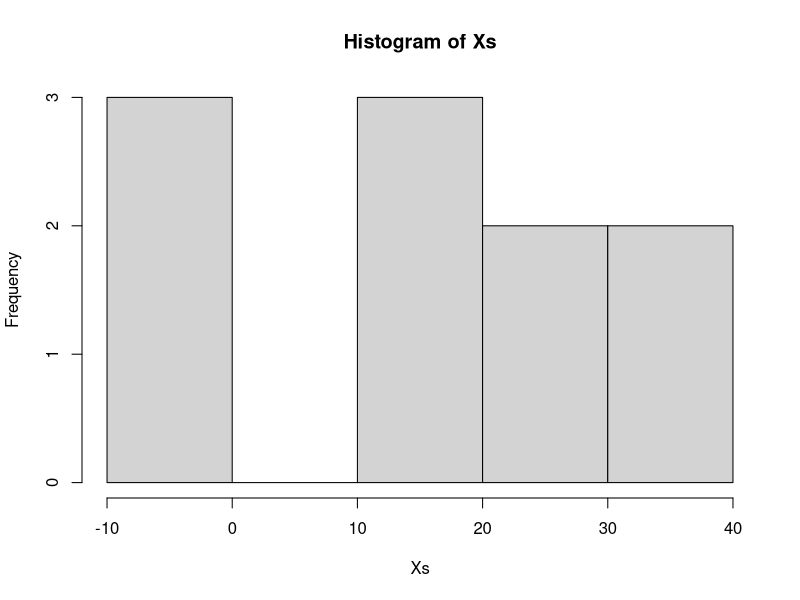

R code for this plot:
##########################
# TRUE AND OBSERVED SCORES
##########################
# author: Giorgio Arcara
# ver: 13/10/2023

#################
# DESCRIPTION
###################
# this is a short script to simulate some properties of True and Observed scores
# under assumptions of classical test theory


# X = observed score
# T = True score
# E = error

# E = N(0, sd) # error is distributed "by definition" as a normal variable with 0 mean and a given standard deviation sd

##########################
## simulation paramters
#########################
T = 20 # true score
E.sd = 10 # Error  (sd)
n.obs = 10 # number of observations

# data simulation
Xs = NULL
for (iE in 1:n.obs){
  E = rnorm(1, mean = 0, sd = E.sd)
  Xs[iE] = T + E
}

mean(Xs) # calculate mean of Observed scores
hist(Xs) # histogram of observed scores
